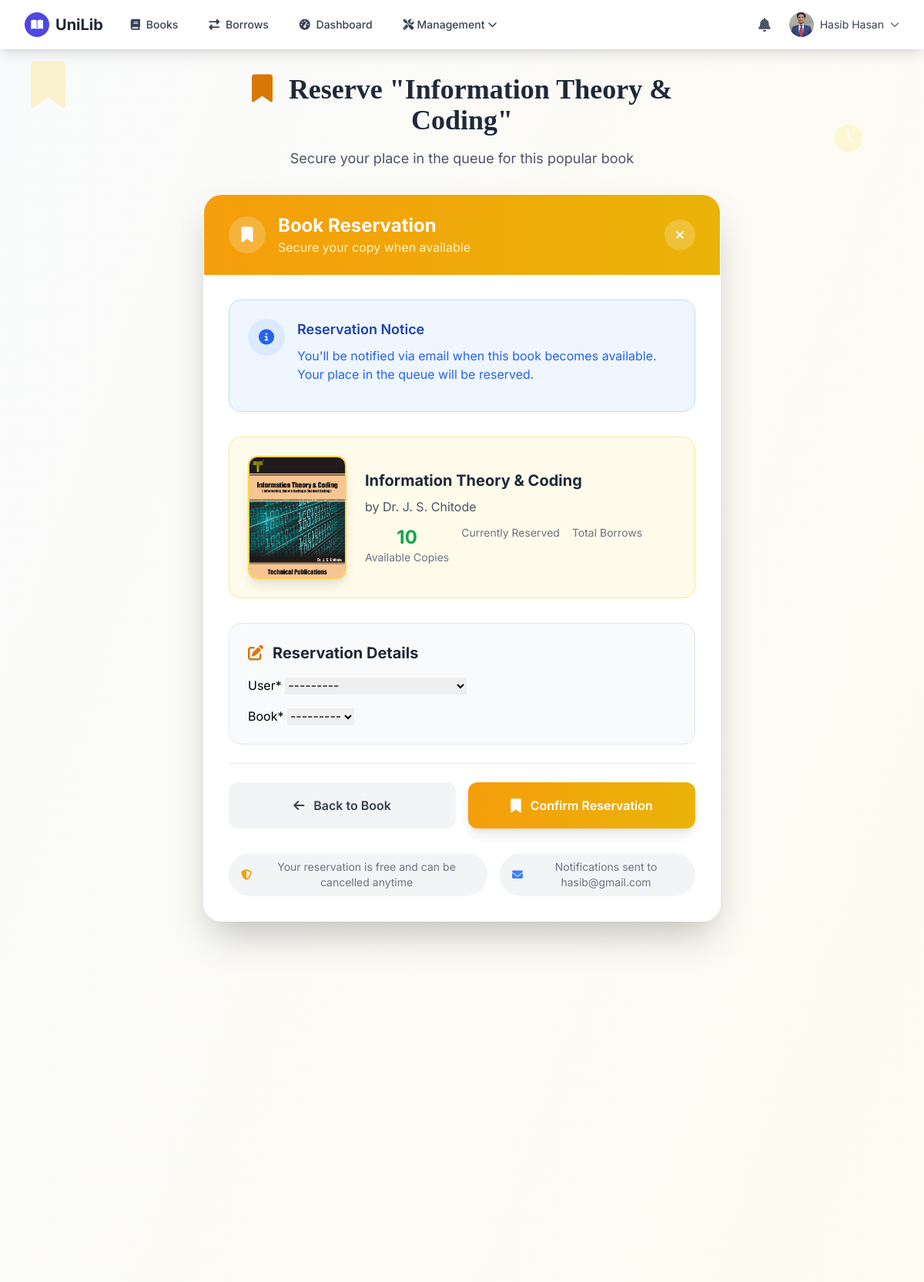
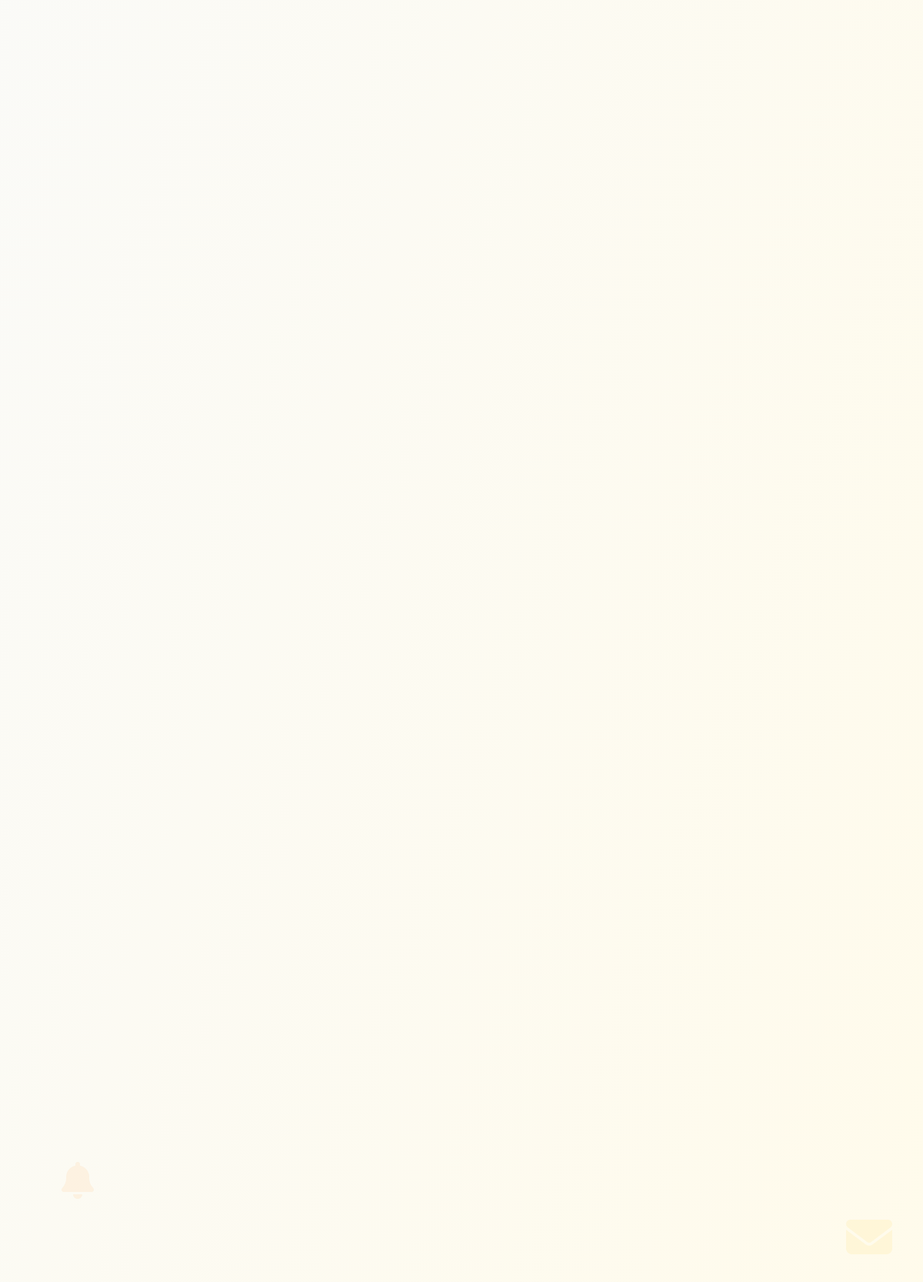
The page /transactions/reservations/new/7/ (signed in) on the database its author committed (2 pictures, top to bottom).
### accounts/models.py (models this page shows, shortened)
class User(AbstractUser):
    email = models.EmailField(unique=True)
    class Role(models.TextChoices):
        ADMIN = 'ADMIN', _('Admin')
        LIBRARIAN = 'LIBRARIAN', _('Librarian')
        STUDENT = 'STUDENT', _('Student')
        FACULTY = 'FACULTY', _('Faculty')
    role = models.CharField(max_length=10, choices=Role.choices, default=Role.STUDENT)
    university_id = models.CharField(max_length=20, unique=True)
    phone = models.CharField(max_length=15, blank=True)
    address = models.TextField(blank=True)
    profile_picture = models.ImageField(upload_to='profile_pics/', blank=True, null=True)
    def __str__(self):
        return f"{self.get_full_name()} ({self.university_id})"
    def is_admin(self):
        return self.role == self.Role.ADMIN
    def is_librarian(self):
        return self.role == self.Role.LIBRARIAN
    def get_profile_picture(self):
        if self.profile_picture and hasattr(self.profile_picture, 'url'):
            return self.profile_picture.url
        return '/static/images/default_profile.png'

### books/models.py (models this page shows, shortened)
class Book(models.Model):
    title = models.CharField(max_length=200)
    author = models.CharField(max_length=100)
    isbn = models.CharField('ISBN', max_length=13, unique=True)
    publisher = models.CharField(max_length=100, blank=True)
    category = models.ForeignKey(Category, on_delete=models.SET_NULL, null=True)
    publication_date = models.DateField(null=True, blank=True)
    total_copies = models.PositiveIntegerField(default=1)
    available_copies = models.PositiveIntegerField(default=1)
    cover_image = models.ImageField(upload_to='book_covers/', blank=True, null=True)
    description = models.TextField(blank=True)
    created_at = models.DateTimeField(auto_now_add=True)
    updated_at = models.DateTimeField(auto_now=True)
    class Meta:
        ordering = ['title']

### transactions/views.py (the view, shortened to what this page needs)
# urls.py: path('reservations/new/<int:pk>/', ReservationCreateView.as_view(), name='book-reserve'),
class ReservationCreateView(LoginRequiredMixin, CreateView):
    model = Reservation
    form_class = ReservationForm
    template_name = 'transactions/reservation_form.html'
    def get_context_data(self, **kwargs):
        context = super().get_context_data(**kwargs)
        context['book'] = get_object_or_404(Book, pk=self.kwargs['pk'])
        return context
    def get_initial(self):
        book = get_object_or_404(Book, pk=self.kwargs['pk'])
        return {
            'book': book,
            'user': self.request.user
        }
    def get_form_kwargs(self):
        kwargs = super().get_form_kwargs()
        kwargs['request'] = self.request
        return kwargs

### transactions/forms.py (shortened to what this page needs)
class ReservationForm(forms.ModelForm):
    class Meta:
        model = Reservation
        fields = ['user', 'book']
    def __init__(self, *args, **kwargs):
        self.request = kwargs.pop('request', None)
        super().__init__(*args, **kwargs)
        self.fields['user'].queryset = User.objects.filter(role__in=[User.Role.STUDENT, User.Role.FACULTY])
        self.fields['book'].queryset = Book.objects.filter(available_copies=0)
        if self.request:
            user = self.request.user

### notifications/utils.py (called while the page is built)
def notification_count(request):
    if request.user.is_authenticated:
        count = Notification.objects.filter(user=request.user, is_read=False).count()
        return {'unread_notification_count': count}
    return {}

### transactions/templates/transactions/reservation_form.html (shortened to what this page needs)
{% extends 'base.html' %}
{% load crispy_forms_tags %}
{% block content %}
<div class="min-h-screen bg-gradient-to-br from-gray-50 to-amber-50 py-8 px-4 sm:px-6 lg:px-8">
    <div class="fixed inset-0 overflow-hidden pointer-events-none">
        <div class="absolute top-20 left-10 text-amber-200 opacity-40 animate-float">
            <i class="fas fa-bookmark text-6xl"></i>
        </div>
        <div class="absolute top-40 right-20 text-yellow-200 opacity-30 animate-float-delayed">
            <i class="fas fa-clock text-4xl"></i>
        </div>
        <div class="absolute bottom-40 left-20 text-orange-200 opacity-25 animate-float">
            <i class="fas fa-bell text-5xl"></i>
        </div>
        <div class="absolute bottom-20 right-10 text-amber-200 opacity-20 animate-float-delayed">
            <i class="fas fa-envelope text-6xl"></i>
        </div>
    </div>
    <div class="max-w-2xl mx-auto relative z-10">
        <div class="text-center mb-8">
            <h1 class="text-4xl font-bold text-gray-800 font-serif mb-4">
                <i class="fas fa-bookmark mr-3 text-amber-600"></i>
                Reserve "{{ book.title }}"
            </h1>
            <p class="text-gray-600 text-lg">Secure your place in the queue for this popular book</p>
        </div>
        <div class="bg-white/95 backdrop-blur-lg border border-white/20 rounded-3xl shadow-2xl overflow-hidden">
            <div class="bg-gradient-to-r from-amber-500 to-yellow-500 py-6 px-8">
                <div class="flex items-center justify-between">
                    <div class="flex items-center">
                        <div class="w-12 h-12 rounded-full bg-white/20 flex items-center justify-center mr-4">
                            <i class="fas fa-bookmark text-white text-xl"></i>
                        </div>
                        <div>
                            <h2 class="text-2xl font-bold text-white">Book Reservation</h2>
                            <p class="text-amber-100">Secure your copy when available</p>
                        </div>
                    </div>
                    <a href="{% url 'book-detail' book.pk %}"
                       class="w-10 h-10 rounded-full bg-white/20 hover:bg-white/30 flex items-center justify-center transition-colors">
                        <i class="fas fa-times text-white"></i>
                    </a>
                </div>
            </div>
            <div class="p-8">
                <div class="bg-blue-50 border border-blue-200 rounded-2xl p-6 mb-8">
                    <div class="flex items-start">
                        <div class="w-12 h-12 rounded-full bg-blue-100 flex items-center justify-center mr-4 flex-shrink-0">
                            <i class="fas fa-info-circle text-blue-600 text-xl"></i>
                        </div>
                        <div>
                            <h3 class="text-lg font-semibold text-blue-800 mb-2">Reservation Notice</h3>
                            <p class="text-blue-600 mb-3">
                                You'll be notified via email when this book becomes available. Your place in the queue will be reserved.
                            </p>
                        </div>
                    </div>
                </div>
                <div class="flex flex-col md:flex-row items-center gap-6 mb-8 p-6 bg-amber-50 rounded-2xl border border-amber-200">
                    {% if book.cover_image %}
                    <div class="flex-shrink-0">
                        <img src="{{ book.cover_image.url }}"
                             class="w-32 h-40 object-cover rounded-xl shadow-lg border-2 border-amber-300"
                             alt="{{ book.title }}">
                    </div>
                    {% else %}
                    <div class="flex-shrink-0 w-32 h-40 bg-gradient-to-br from-amber-100 to-yellow-100 rounded-xl flex items-center justify-center border-2 border-amber-300">
                        <i class="fas fa-book-open text-amber-400 text-3xl"></i>
                    </div>
                    {% endif %}
                    <div class="flex-1 text-center md:text-left">
                        <h3 class="text-xl font-bold text-gray-800 mb-2">{{ book.title }}</h3>
                        <p class="text-gray-600 mb-3">by {{ book.author }}</p>
                        <div class="flex flex-wrap gap-4 justify-center md:justify-start">
                            <div class="text-center">
                                <div class="text-2xl font-bold {% if book.available_copies > 0 %}text-green-600{% else %}text-red-600{% endif %}">
                                    {{ book.available_copies }}
                                </div>
                                <div class="text-sm text-gray-500">Available Copies</div>
                            </div>
                            <div class="text-center">
                                <div class="text-sm text-gray-500">Currently Reserved</div>
                            </div>
                            <div class="text-center">
                                <div class="text-sm text-gray-500">Total Borrows</div>
                            </div>
                        </div>
                    </div>
                </div>
                <form method="POST" class="space-y-6" id="reservation-form">
                    <div class="bg-gray-50 rounded-2xl p-6 border border-gray-200">
                        <h3 class="text-xl font-bold text-gray-800 mb-4 flex items-center">
                            <i class="fas fa-edit mr-3 text-amber-600"></i>
                            Reservation Details
                        </h3>
                        <div class="space-y-4">
                            {{ form|crispy }}
                        </div>
                    </div>
                    <div class="flex flex-col sm:flex-row gap-4 pt-6 border-t border-gray-200">
                        <a href="{% url 'book-detail' book.pk %}"
                           class="flex-1 bg-gray-100 hover:bg-gray-200 text-gray-700 px-8 py-4 rounded-xl font-semibold transition-all duration-300 transform hover:scale-105 flex items-center justify-center">
                            <i class="fas fa-arrow-left mr-3"></i>
                            Back to Book
                        </a>
                        <button type="submit"
                                class="flex-1 bg-gradient-to-r from-amber-500 to-yellow-500 hover:from-amber-600 hover:to-yellow-600 text-white px-8 py-4 rounded-xl font-semibold transition-all duration-300 transform hover:scale-105 shadow-lg flex items-center justify-center"
                                id="submit-button">
                            <i class="fas fa-bookmark mr-3 text-lg"></i>
                            <span id="button-text">Confirm Reservation</span>
                        </button>
                    </div>
                </form>
                <div class="mt-8 text-center">
                    <div class="inline-flex flex-col sm:flex-row items-center gap-4 text-sm text-gray-500">
                        <div class="flex items-center bg-gray-100 rounded-full px-4 py-2">
                            <i class="fas fa-shield-alt mr-2 text-amber-500"></i>
                            Your reservation is free and can be cancelled anytime
                        </div>
                        <div class="flex items-center bg-gray-100 rounded-full px-4 py-2">
                            <i class="fas fa-envelope mr-2 text-blue-500"></i>
                            Notifications sent to {{ user.email }}
                        </div>
                    </div>
                </div>
            </div>
        </div>
        <div class="mt-8 grid grid-cols-1 md:grid-cols-3 gap-4">
        </div>
    </div>
</div>
{% endblock %}

### templates/base.html (shortened to what this page needs)
<!DOCTYPE html>
<html lang="en">
<head>
    <link rel="stylesheet" href="https://cdnjs.cloudflare.com/ajax/libs/font-awesome/6.4.0/css/all.min.css">
    <script src="https://cdn.tailwindcss.com/3.4.16"></script>
</head>
<body class="min-h-screen flex flex-col bg-gray-50">
    <nav class="bg-white shadow-lg sticky top-0 z-50">
        <div class="max-w-7xl mx-auto px-4 sm:px-6 lg:px-8">
            <div class="flex justify-between h-16">
                <div class="flex items-center">
                    <a href="{% url 'home' %}" class="flex items-center space-x-2">
                        <div class="w-8 h-8 rounded-full bg-indigo-600 flex items-center justify-center">
                            <i class="fas fa-book-open text-white text-sm"></i>
                        </div>
                        <span class="font-bold text-xl text-gray-800">UniLib</span>
                    </a>
                    <div class="hidden md:ml-6 md:flex md:space-x-4">
                        <a href="{% url 'book-list' %}" class="px-3 py-2 rounded-md text-sm font-medium text-gray-700 hover:text-indigo-600 hover:bg-gray-100 transition-colors">
                            <i class="fas fa-book mr-1"></i> Books
                        </a>
                        {% if user.is_authenticated %}
                        <a href="{% url 'borrow-list' %}" class="px-3 py-2 rounded-md text-sm font-medium text-gray-700 hover:text-indigo-600 hover:bg-gray-100 transition-colors">
                            <i class="fas fa-exchange-alt mr-1"></i> Borrows
                        </a>
                        <a href="{% url 'dashboard' %}" class="px-3 py-2 rounded-md text-sm font-medium text-gray-700 hover:text-indigo-600 hover:bg-gray-100 transition-colors">
                            <i class="fas fa-tachometer-alt mr-1"></i> Dashboard
                        </a>
                        {% if user.is_admin or user.is_librarian %}
                        <div class="relative group">
                            <button class="px-3 py-2 rounded-md text-sm font-medium text-gray-700 hover:text-indigo-600 hover:bg-gray-100 transition-colors flex items-center">
                                <i class="fas fa-tools mr-1"></i> Management
                                <i class="fas fa-chevron-down ml-1 text-xs"></i>
                            </button>
                        </div>
                        {% endif %}
                        {% endif %}
                    </div>
                </div>
                <div class="flex items-center space-x-4">
                    {% if user.is_authenticated %}
                    <a href="{% url 'notification-list' %}" class="relative p-2 text-gray-600 hover:text-indigo-600 transition-colors">
                        <i class="fas fa-bell text-lg"></i>
                    </a>
                    <div class="relative group">
                        <button class="flex items-center space-x-2 text-sm focus:outline-none">
                            <div class="w-8 h-8 rounded-full bg-indigo-100 flex items-center justify-center overflow-hidden">
                                <img src="{{ user.get_profile_picture }}" class="w-full h-full object-cover" alt="Profile">
                            </div>
                            <span class="hidden md:block text-gray-700">{{ user.get_full_name|default:user.username }}</span>
                            <i class="fas fa-chevron-down text-xs text-gray-500"></i>
                        </button>
                    </div>
                    {% endif %}
                </div>
            </div>
        </div>
    </nav>
    <main class="flex-grow">
        {% block content %}{% endblock %}
    </main>
</body>
</html>

### templates/base.html (style rules this page uses)
:root { --primary: #4f46e5; --primary-dark: #4338ca; --secondary: #10b981; --accent: #f59e0b; --dark: #1e293b; --light: #f8fafc; }
* { font-family: 'Inter', sans-serif; }
.font-serif { font-family: 'Playfair Display', serif; }

### transactions/templates/transactions/reservation_form.html (style rules this page uses)
.animate-float { animation: float 6s ease-in-out infinite; }
.animate-float-delayed { animation: float 8s ease-in-out infinite; animation-delay: 2s; }

### rows shown on the page
User: get_profile_picture (picture), get_full_name "Hasib Hasan", email "hasib@gmail.com"
Book: title "Information Theory & Coding", cover_image (picture), author "Dr. J. S. Chitode", available_copies "10"
